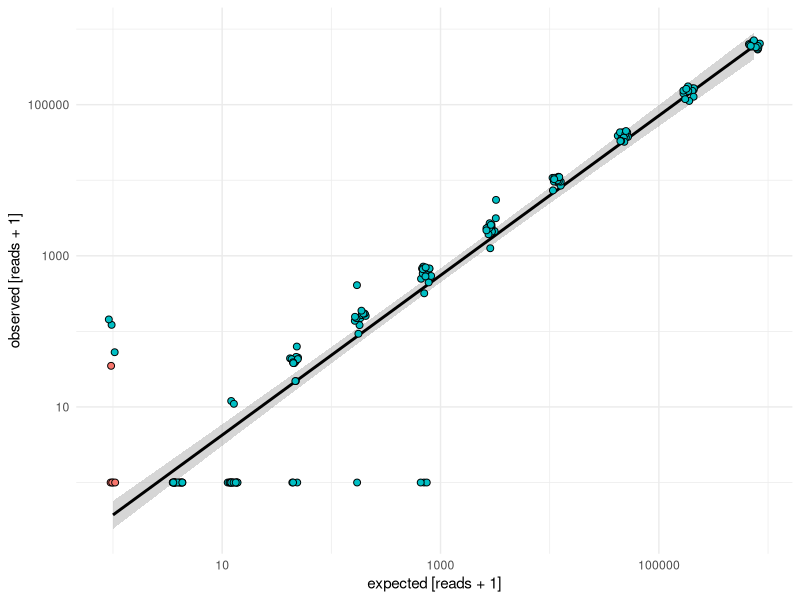
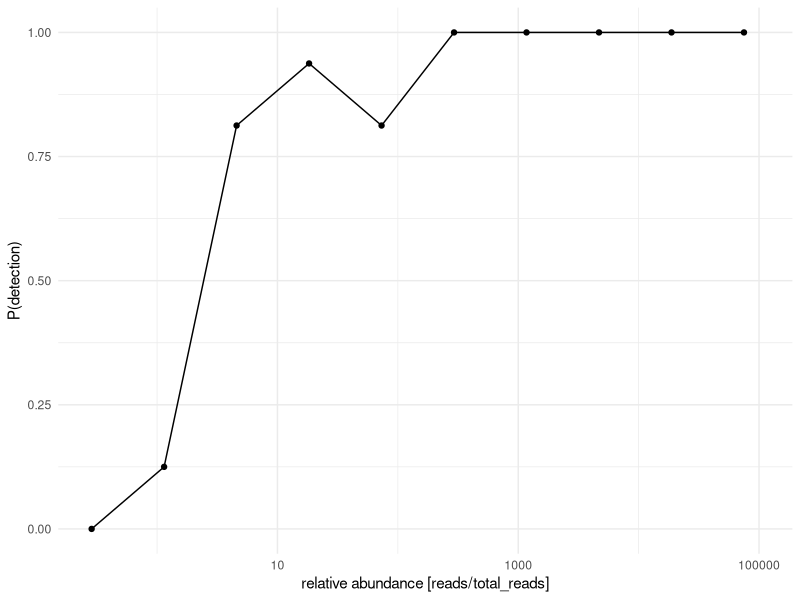
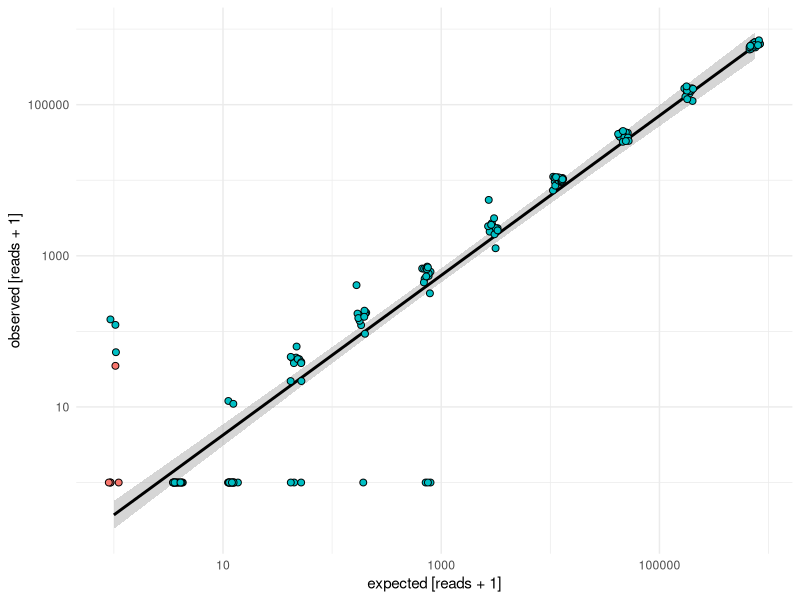
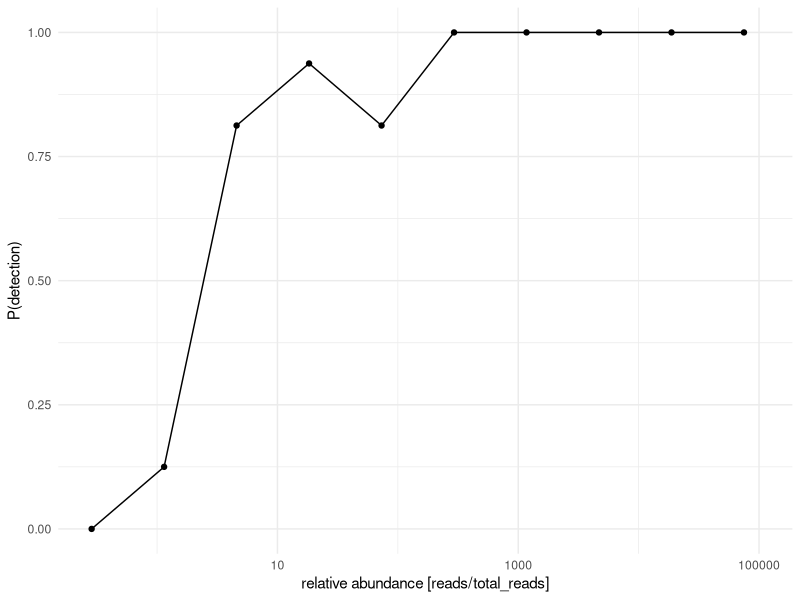

Reproduce these figures in R, in order.
## ---- chunk 1
library(data.table)

ground_truth <- fread("simulated/data/manifest.csv")[sample_id != "negative"]
setnames(ground_truth, "relative_abundance", "real_relative")
ground_truth[, "expected_reads" := real_relative * depth]
ground_truth
## ---- chunk 2
inferred <- fread("simulated/data/food_abundance.csv") |> unique(by=c("sample_id", "matched_taxid"))
inferred
## ---- chunk 3
merged <- merge(ground_truth[type=="food"], inferred, by.x=c("sample_id", "id"), by.y=c("sample_id", "matched_taxid"), all=T)
merged[is.na(real_relative), real_relative:=0]
merged[is.na(expected_reads), expected_reads:=0]
merged[, within_genus := genus %in% genus[real_relative > 0], by="sample_id"]
merged[, within_family := family %in% family[real_relative > 0], by="sample_id"]
merged[is.na(reads), reads:=0]
merged
## ---- chunk 4
library(ggplot2)
theme_minimal() |> theme_set()

corrs <- merged[, .( 
  r=cor(log10(expected_reads + 1), log10(reads + 1))
), by="sample_id"]
corrs[, "label" := sprintf("r=%.2f", r), by="sample_id"]

options(scipen=3)

merged[, "type" := tstrsplit(sample_id, "_")[[1]]]

ggplot(merged) +
  aes(x=expected_reads+1.0, y=reads+1.0) +
  stat_smooth(data=merged, method="lm", color="black", linewidth=1, aes(group=1)) +
  #geom_boxplot(width=0.4, aes(group=factor(expected_reads)), fill="white", color="black", outlier.color=NA) +
  geom_jitter(stroke=0.5, shape=21, size=2, aes(fill=within_family), width=0.05) +
  #geom_line(aes(group=genus), color="gray") +
  scale_x_log10() + scale_y_log10() + 
  guides(fill=FALSE) + #facet_wrap(~ sample_id) +
  labs(x="expected [reads + 1]", y="observed [reads + 1]")
ggsave("figures/simulated_comparison.png", dpi=300, width=4, height=3)
## ---- chunk 5
cor.test(~ log10(expected_reads + 1) + log10(reads + 1), data=merged[reads>0])
corrs[, summary(r)]
## ---- chunk 6
probs <- merged[expected_reads > 0, .(prob=sum(reads > 0)/16), by="real_relative"]

ggplot(probs) +
  aes(x=real_relative * 1e6, y=prob) +
  geom_point() +
  geom_line() +
  scale_x_log10(limits=c(NA, 1e5)) +
  labs(x="relative abundance [reads/total_reads]", y="P(detection)")
ggsave("figures/detection_probability.pdf", width=4, height=3)
## ---- chunk 7
summary(merged[expected_reads==0, reads])
